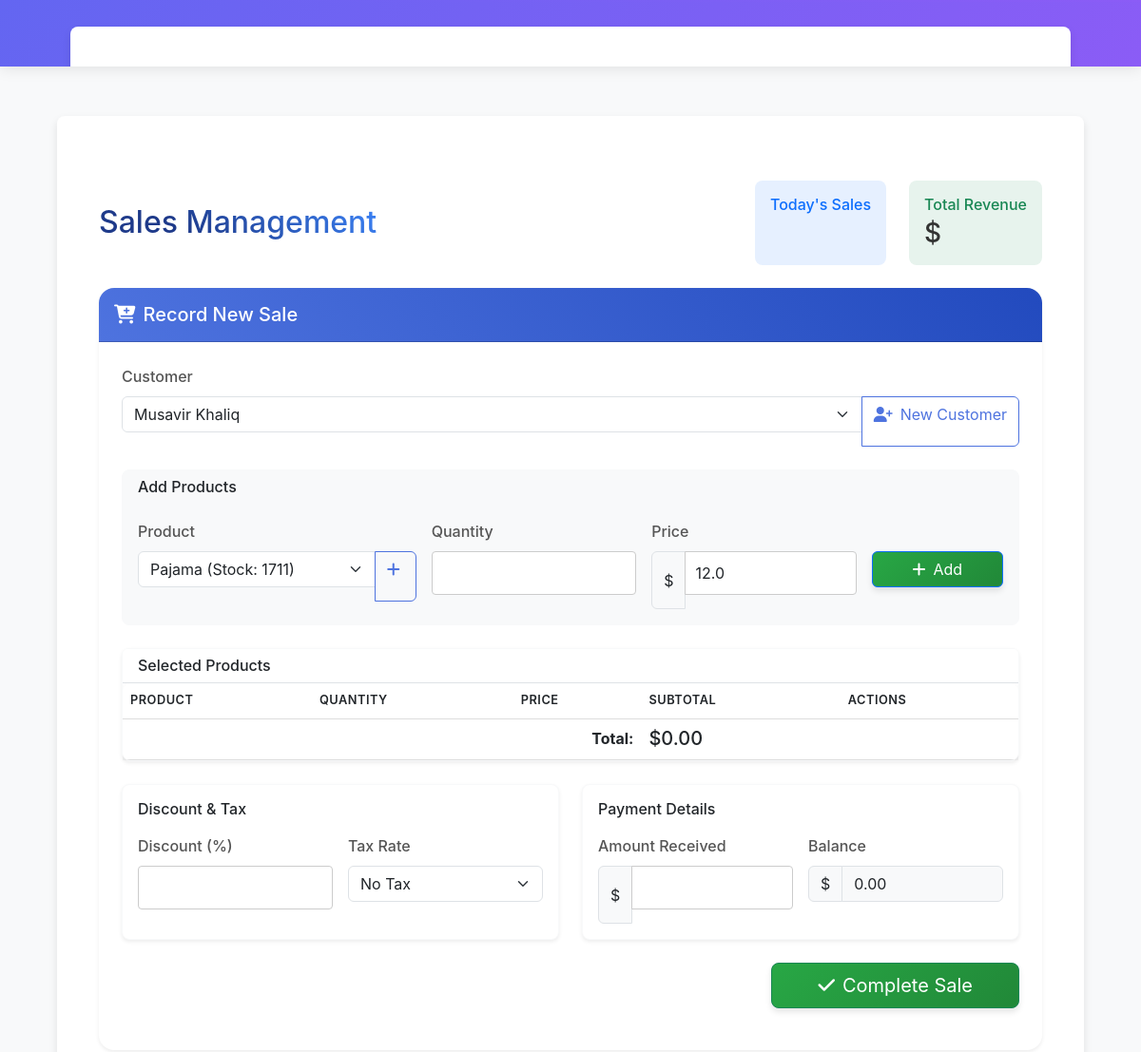
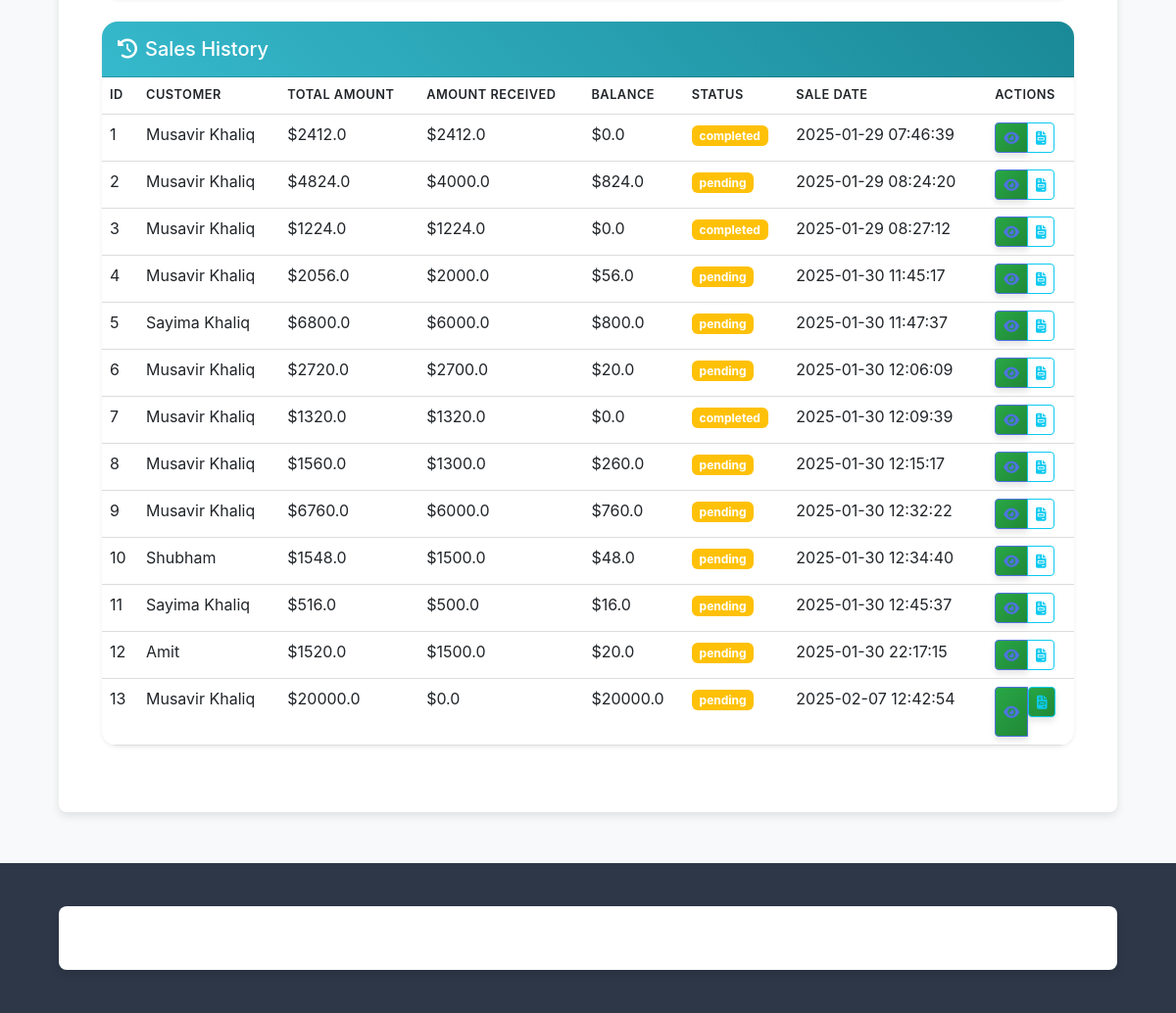
Before: /sales with the older database file (2 pictures, top to bottom).
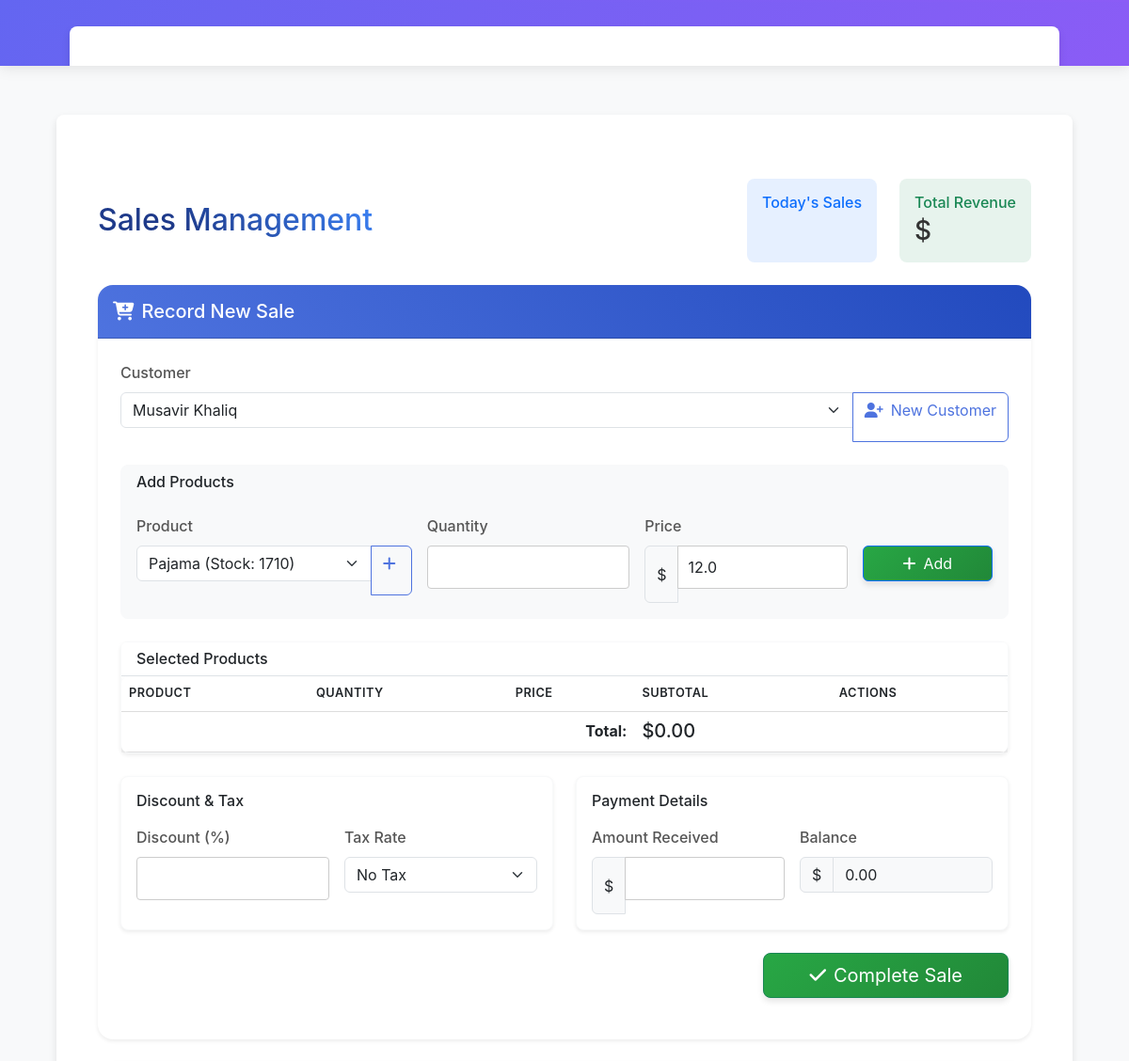
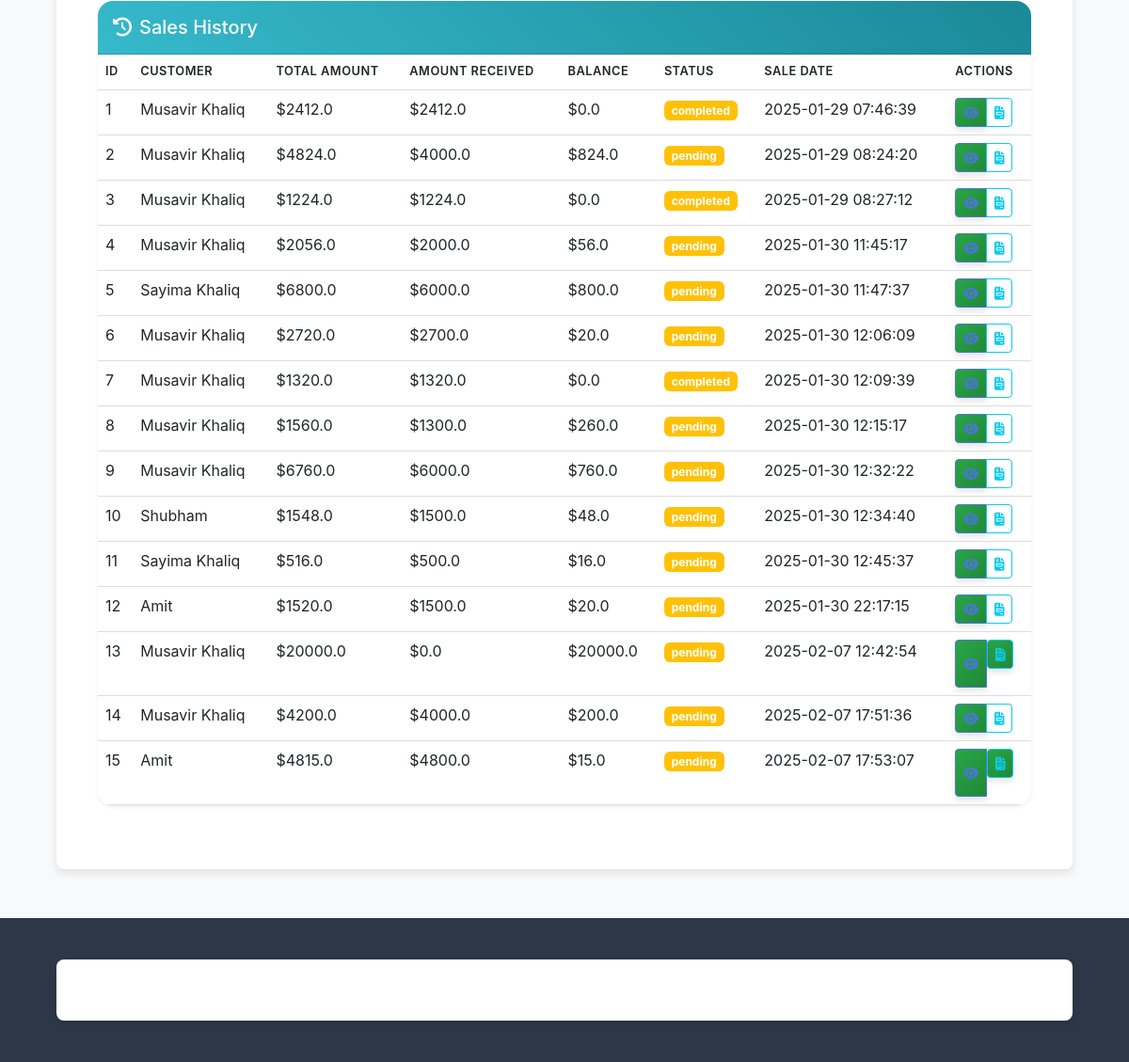
After: the same page with the newer database file (2 pictures, top to bottom).
### app/models.py (models this page shows)
class Sale(Base):
    __tablename__ = "sales"
    id = Column(Integer, primary_key=True, index=True)
    customer_id = Column(Integer, ForeignKey("customers.id"), nullable=False)
    total_amount = Column(Float, default=0.0, nullable=False)
    amount_received = Column(Float, default=0.0, nullable=False)
    balance = Column(Float, default=0.0, nullable=False)
    sale_date = Column(DateTime, default=func.now(), nullable=False)
    status = Column(String, default="pending", nullable=False)
    __table_args__ = (
        CheckConstraint('total_amount >= 0', name='check_positive_total'),
        CheckConstraint('amount_received >= 0', name='check_positive_received'),
    )
    customer = relationship("Customer", back_populates="sales")
    items = relationship("SaleItem", back_populates="sale", cascade="all, delete-orphan")
    invoice = relationship("Invoice", back_populates="sale", uselist=False)

class Customer(Base):
    __tablename__ = "customers"
    id = Column(Integer, primary_key=True, index=True)
    name = Column(String, index=True, nullable=False)
    email = Column(String, unique=True, index=True, nullable=False)
    phone_number = Column(String)
    address = Column(String)
    balance_owe = Column(Float, default=0.0, nullable=False)
    __table_args__ = (
        CheckConstraint('balance_owe >= 0', name='check_positive_balance'),
    )
    sales = relationship("Sale", back_populates="customer")

### app/main.py (the view)
@app.get("/sales", response_class=HTMLResponse)
def read_sales(request: Request, db: Session = Depends(get_db)):
    products = crud.get_all_products(db)
    customers = crud.get_all_customers(db)
    sales = crud.get_all_sales(db)
    return render_template("sales.html", request, {
        "products": products,
        "customers": customers,
        "sales": sales,
    })

### templates/sales.html (shortened to what this page needs)
{% extends "base.html" %}
{% block content %}
<div class="container-fluid px-4 py-5">
    <div class="d-flex justify-content-between align-items-center mb-4">
        <h1 class="h2 mb-0 text-gradient">Sales Management</h1>
        <div class="quick-stats d-flex gap-4">
            <div class="stat-card bg-primary bg-opacity-10 p-3 rounded-3">
                <h6 class="text-primary mb-1">Today's Sales</h6>
            </div>
            <div class="stat-card bg-success bg-opacity-10 p-3 rounded-3">
                <h6 class="text-success mb-1">Total Revenue</h6>
                <h3 class="mb-0">${{ total_revenue }}</h3>
            </div>
        </div>
    </div>
    <div class="card border-0 shadow-sm mb-4 rounded-4 overflow-hidden">
        <div class="card-header bg-gradient-primary text-white py-3">
            <h2 class="card-title h5 mb-0">
                <i class="fas fa-cart-plus me-2"></i>Record New Sale
            </h2>
        </div>
        <div class="card-body p-4">
            <form id="saleForm" class="row g-4">
                <div class="col-md-12">
                    <label class="form-label fw-medium">Customer</label>
                    <div class="input-group">
                        <select id="customer_id" name="customer_id" class="form-select" required>
                            {% for customer in customers %}
                                <option value="{{ customer.id }}">{{ customer.name }}</option>
                            {% else %}
                                <option value="" disabled>No customers available</option>
                            {% endfor %}
                        </select>
                        <a href="/customers" class="btn btn-outline-primary">
                            <i class="fas fa-user-plus me-2"></i>New Customer
                        </a>
                    </div>
                </div>
                <div class="col-12">
                    <div class="card border-light bg-light rounded-3">
                        <div class="card-header bg-light border-0">
                            <h4 class="h6 mb-0">Add Products</h4>
                        </div>
                        <div class="card-body">
                            <div class="row g-3">
                                <div class="col-md-4">
                                    <label class="form-label fw-medium">Product</label>
                                    <div class="input-group">
                                        <select id="product_id" class="form-select">
                                            {% for product in products %}
                                                <option value="{{ product.id }}"
                                                        data-price="{{ product.price }}"
                                                        data-stock="{{ product.quantity }}">
                                                    {{ product.name }} (Stock: {{ product.quantity }})
                                                </option>
                                            {% else %}
                                                <option value="" disabled>No products available</option>
                                            {% endfor %}
                                        </select>
                                        <a href="/products" class="btn btn-outline-primary">
                                            <i class="fas fa-plus me-1"></i>
                                        </a>
                                    </div>
                                </div>
                                <div class="col-md-3">
                                    <label class="form-label fw-medium">Quantity</label>
                                    <input type="number" id="quantity" class="form-control" min="1">
                                </div>
                                <div class="col-md-3">
                                    <label class="form-label fw-medium">Price</label>
                                    <div class="input-group">
                                        <span class="input-group-text">$</span>
                                        <input type="number" id="selling_price" class="form-control" step="0.01">
                                    </div>
                                </div>
                                <div class="col-md-2">
                                    <label class="form-label">&nbsp;</label>
                                    <button type="button" id="add-item" class="btn btn-primary w-100">
                                        <i class="fas fa-plus me-2"></i>Add
                                    </button>
                                </div>
                            </div>
                        </div>
                    </div>
                </div>
                <div class="col-12">
                    <div class="card border-light shadow-sm rounded-3">
                        <div class="card-header bg-white border-bottom">
                            <h4 class="h6 mb-0">Selected Products</h4>
                        </div>
                        <div class="card-body p-0">
                            <div class="table-responsive">
                                <table class="table mb-0">
                                    <thead class="bg-light">
                                        <tr>
                                            <th>Product</th>
                                            <th>Quantity</th>
                                            <th>Price</th>
                                            <th>Subtotal</th>
                                            <th>Actions</th>
                                        </tr>
                                    </thead>
                                    <tfoot class="bg-light">
                                        <tr>
                                            <td colspan="3" class="text-end"><strong>Total:</strong></td>
                                            <td colspan="2">
                                                <span class="h5 mb-0" id="total-amount">$0.00</span>
                                            </td>
                                        </tr>
                                    </tfoot>
                                </table>
                            </div>
                        </div>
                    </div>
                </div>
                <div class="col-md-6">
                    <div class="card border-light shadow-sm rounded-3">
                        <div class="card-body">
                            <h6 class="mb-3">Discount & Tax</h6>
                            <div class="row g-3">
                                <div class="col-md-6">
                                    <label class="form-label fw-medium">Discount (%)</label>
                                    <input type="number" id="discount" class="form-control" min="0" step="0.01">
                                </div>
                                <div class="col-md-6">
                                    <label class="form-label fw-medium">Tax Rate</label>
                                    <select id="tax" class="form-select">
                                        <option value="0">No Tax</option>
                                    </select>
                                </div>
                            </div>
                        </div>
                    </div>
                </div>
                <div class="col-md-6">
                    <div class="card border-light shadow-sm rounded-3">
                        <div class="card-body">
                            <h6 class="mb-3">Payment Details</h6>
                            <div class="row g-3">
                                <div class="col-md-6">
                                    <label class="form-label fw-medium">Amount Received</label>
                                    <div class="input-group">
                                        <span class="input-group-text">$</span>
                                        <input type="number" id="amount_received" name="amount_received"
                                               class="form-control" step="0.01" required>
                                    </div>
                                </div>
                                <div class="col-md-6">
                                    <label class="form-label fw-medium">Balance</label>
                                    <div class="input-group">
                                        <span class="input-group-text">$</span>
                                        <div class="form-control bg-light" id="balance-amount">0.00</div>
                                    </div>
                                </div>
                            </div>
                        </div>
                    </div>
                </div>
                <div class="col-12 text-end">
                    <button type="submit" class="btn btn-success btn-lg px-5" id="submit-sale">
                        <i class="fas fa-check me-2"></i>Complete Sale
                    </button>
                </div>
            </form>
        </div>
    </div>
    <div class="card border-0 shadow-sm rounded-4 overflow-hidden">
        <div class="card-header bg-gradient-info text-white py-3">
            <h2 class="card-title h5 mb-0">
                <i class="fas fa-history me-2"></i>Sales History
            </h2>
        </div>
        <div class="card-body p-0">
            <div class="table-responsive">
                <table class="table table-hover mb-0">
                    <thead class="bg-light">
                        <tr>
                            <th>ID</th>
                            <th>Customer</th>
                            <th>Total Amount</th>
                            <th>Amount Received</th>
                            <th>Balance</th>
                            <th>Status</th>
                            <th>Sale Date</th>
                            <th>Actions</th>
                        </tr>
                    </thead>
                    <tbody>
                        {% for sale in sales %}
                            <tr>
                                <td>{{ sale.id }}</td>
                                <td>{{ sale.customer.name if sale.customer else 'N/A' }}</td>
                                <td>${{ sale.total_amount }}</td>
                                <td>${{ sale.amount_received }}</td>
                                <td>${{ sale.balance }}</td>
                                <td>
                                    <span class="badge bg-{{ 'success' if sale.status == 'Completed' else 'warning' }}">
                                        {{ sale.status }}
                                    </span>
                                </td>
                                <td>{{ sale.sale_date }}</td>
                                <td>
                                    <div class="btn-group">
                                        <button class="btn btn-sm btn-outline-primary view-details"
                                                data-sale-id="{{ sale.id }}">
                                            <i class="fas fa-eye"></i>
                                        </button>
                                        {% if sale.invoice %}
                                            <a href="/invoices/{{ sale.invoice.id }}"
                                               class="btn btn-sm btn-outline-info"
                                               target="_blank">
                                                <i class="fas fa-file-invoice"></i>
                                            </a>
                                        {% else %}
                                            <form class="generate-invoice-form d-inline">
                                                <button type="submit" class="btn btn-sm btn-outline-info">
                                                    <i class="fas fa-file-invoice"></i>
                                                </button>
                                            </form>
                                        {% endif %}
                                    </div>
                                </td>
                            </tr>
                        {% endfor %}
                    </tbody>
                </table>
            </div>
        </div>
    </div>
</div>
{% endblock %}

Changed rows visible on the page:
added Sale: id "14", customer "Musavir Khaliq", total_amount "4200.0", amount_received "4000.0", balance "200.0", status "pending", sale_date "2025-02-07 17:51:36"
added Sale: id "15", customer "Amit", total_amount "4815.0", amount_received "4800.0", balance "15.0", status "pending", sale_date "2025-02-07 17:53:07"
Other visible differences:
form field value: "Pajama (Stock: 1711)" → "Pajama (Stock: 1710)"
